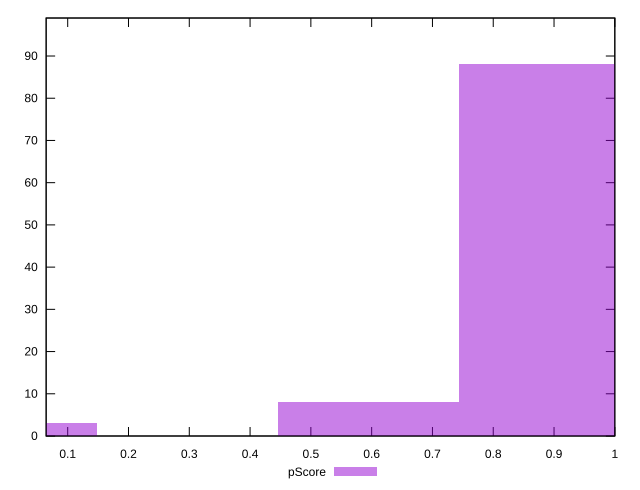

Source code (gnuplot):
reset

$pScore <<EOF
0 3
0.5954057209252767 8
0.8931085813879149 88
EOF

set key outside below
set boxwidth 0.29770286046263833
set xrange [0.0645345019595791:1]
set yrange [0:99]
set trange [0:99]
set style fill transparent solid 0.5 noborder
set terminal svg size 640, 490 enhanced background rgb 'white'
set output "report/report_00029_2021-02-24T13-36-40.390Z/total-blocking-time/samples/card/pScore/histogram.svg"

plot $pScore title "pScore" with boxes

reset
